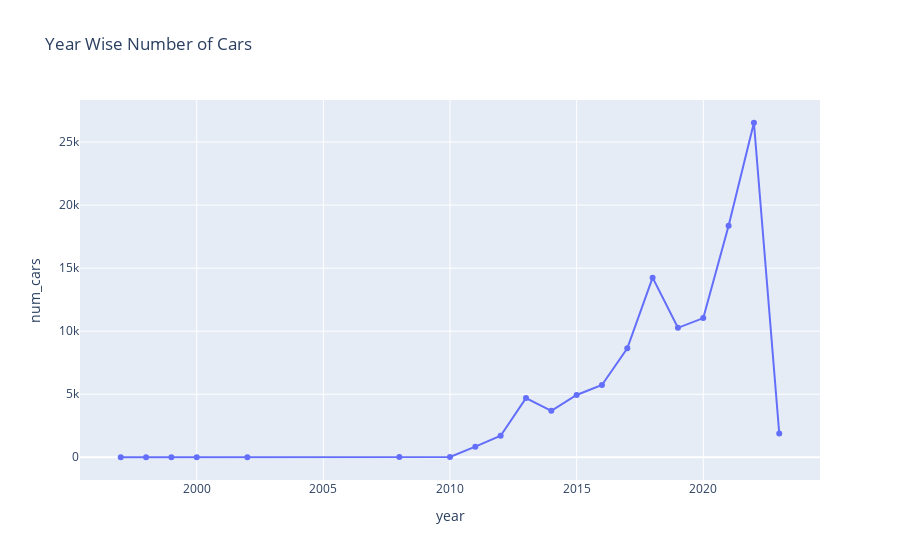

Notebook source saved alongside this figure:
### Code cell
# Year Wise Cars
year_wise_cars = df.groupby('ModelYear')['VIN'].count().reset_index()
year_wise_cars.columns = ['year','num_cars']

fig = ps.line(year_wise_cars,x="year", y="num_cars", title='Year Wise Number of Cars',markers=True)
fig.show()

### Figure 1 — Plotly figure (JSON) as saved in the notebook; plotly's stock layout.template omitted (floating-point values rounded to 4 significant figures)
{"data": [{"hovertemplate": "year=%{x}<br>num_cars=%{y}<extra></extra>", "legendgroup": "", "line": {"color": "#636efa", "dash": "solid"}, "marker": {"symbol": "circle"}, "mode": "lines+markers", "name": "", "orientation": "v", "showlegend": false, "type": "scatter", "x": [1997, 1998, 1999, 2000, 2002, 2008, 2010, 2011, 2012, 2013, 2014, 2015, 2016, 2017, 2018, 2019, 2020, 2021, 2022, 2023], "xaxis": "x", "y": [1, 1, 3, 10, 2, 23, 24, 840, 1705, 4691, 3685, 4940, 5735, 8644, 14246, 10266, 11038, 18364, 26530, 1886], "yaxis": "y"}], "layout": {"legend": {"tracegroupgap": 0}, "title": {"text": "Year Wise Number of Cars"}, "xaxis": {"anchor": "y", "domain": [0, 1], "title": {"text": "year"}}, "yaxis": {"anchor": "x", "domain": [0, 1], "title": {"text": "num_cars"}}}}
